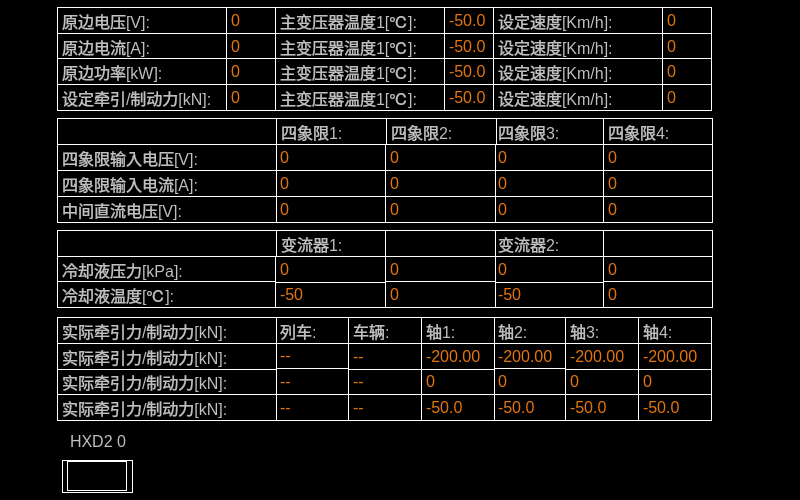
 <widget class="QWidget" name="MainData_DriverOutline">
  <property name="geometry">
   <rect>
    <x>0</x>
    <y>0</y>
    <width>800</width>
    <height>500</height>
   </rect>
  </property>
  <property name="windowTitle">
   <string>Form</string>
  </property>
  <property name="styleSheet">
   <string notr="true">QWidget
{
	background-color: black;
}
QLabel
{
	border:1px solid white;
	font:16px;
    color: rgb(192,192,192);
}

QPushButton
{
	font:16px;
    color: rgb(192,192,192);
	background-color: rgb(0, 0, 0);
	border-top: 2px solid white;	
	border-left: 2px solid white;


}</string>
  </property>
  <widget class="QLabel" name="label">
   <property name="geometry">
    <rect>
     <x>57</x>
     <y>7</y>
     <width>170</width>
     <height>27</height>
    </rect>
   </property>
   <property name="text">
    <string>原边电压[V]:</string>
   </property>
  </widget>
  <widget class="QLabel" name="label_2">
   <property name="geometry">
    <rect>
     <x>226</x>
     <y>7</y>
     <width>50</width>
     <height>27</height>
    </rect>
   </property>
   <property name="styleSheet">
    <string notr="true">QLabel
{
	border:1px solid white;
	font:16px;
    color: rgb(228, 117, 14);
}</string>
   </property>
   <property name="text">
    <string>0</string>
   </property>
  </widget>
  <widget class="QLabel" name="label_3">
   <property name="geometry">
    <rect>
     <x>275</x>
     <y>7</y>
     <width>170</width>
     <height>27</height>
    </rect>
   </property>
   <property name="text">
    <string>主变压器温度1[℃]:</string>
   </property>
  </widget>
  <widget class="QLabel" name="label_4">
   <property name="geometry">
    <rect>
     <x>444</x>
     <y>7</y>
     <width>50</width>
     <height>27</height>
    </rect>
   </property>
   <property name="styleSheet">
    <string notr="true">QLabel
{
	border:1px solid white;
	font:16px;
    color: rgb(228, 117, 14);
}</string>
   </property>
   <property name="text">
    <string>-50.0</string>
   </property>
  </widget>
  <widget class="QLabel" name="label_5">
   <property name="geometry">
    <rect>
     <x>493</x>
     <y>7</y>
     <width>170</width>
     <height>27</height>
    </rect>
   </property>
   <property name="text">
    <string>设定速度[Km/h]:</string>
   </property>
  </widget>
  <widget class="QLabel" name="label_6">
   <property name="geometry">
    <rect>
     <x>662</x>
     <y>7</y>
     <width>50</width>
     <height>27</height>
    </rect>
   </property>
   <property name="styleSheet">
    <string notr="true">QLabel
{
	border:1px solid white;
	font:16px;
    color: rgb(228, 117, 14);
}</string>
   </property>
   <property name="text">
    <string>0</string>
   </property>
  </widget>
  <widget class="QLabel" name="label_7">
   <property name="geometry">
    <rect>
     <x>662</x>
     <y>33</y>
     <width>50</width>
     <height>27</height>
    </rect>
   </property>
   <property name="styleSheet">
    <string notr="true">QLabel
{
	border:1px solid white;
	font:16px;
    color: rgb(228, 117, 14);
}</string>
   </property>
   <property name="text">
    <string>0</string>
   </property>
  </widget>
  <widget class="QLabel" name="label_8">
   <property name="geometry">
    <rect>
     <x>57</x>
     <y>33</y>
     <width>170</width>
     <height>27</height>
    </rect>
   </property>
   <property name="text">
    <string>原边电流[A]:</string>
   </property>
  </widget>
  <widget class="QLabel" name="label_9">
   <property name="geometry">
    <rect>
     <x>493</x>
     <y>33</y>
     <width>170</width>
     <height>27</height>
    </rect>
   </property>
   <property name="text">
    <string>设定速度[Km/h]:</string>
   </property>
  </widget>
  <widget class="QLabel" name="label_10">
   <property name="geometry">
    <rect>
     <x>226</x>
     <y>33</y>
     <width>50</width>
     <height>27</height>
    </rect>
   </property>
   <property name="styleSheet">
    <string notr="true">QLabel
{
	border:1px solid white;
	font:16px;
    color: rgb(228, 117, 14);
}</string>
   </property>
   <property name="text">
    <string>0</string>
   </property>
  </widget>
  <widget class="QLabel" name="label_11">
   <property name="geometry">
    <rect>
     <x>444</x>
     <y>33</y>
     <width>50</width>
     <height>27</height>
    </rect>
   </property>
   <property name="styleSheet">
    <string notr="true">QLabel
{
	border:1px solid white;
	font:16px;
    color: rgb(228, 117, 14);
}</string>
   </property>
   <property name="text">
    <string>-50.0</string>
   </property>
  </widget>
  <widget class="QLabel" name="label_12">
   <property name="geometry">
    <rect>
     <x>275</x>
     <y>33</y>
     <width>170</width>
     <height>27</height>
    </rect>
   </property>
   <property name="text">
    <string>主变压器温度1[℃]:</string>
   </property>
  </widget>
  <widget class="QLabel" name="label_13">
   <property name="geometry">
    <rect>
     <x>275</x>
     <y>84</y>
     <width>170</width>
     <height>27</height>
    </rect>
   </property>
   <property name="text">
    <string>主变压器温度1[℃]:</string>
   </property>
  </widget>
  <widget class="QLabel" name="label_14">
   <property name="geometry">
    <rect>
     <x>57</x>
     <y>58</y>
     <width>170</width>
     <height>27</height>
    </rect>
   </property>
   <property name="text">
    <string>原边功率[kW]:</string>
   </property>
  </widget>
  <widget class="QLabel" name="label_15">
   <property name="geometry">
    <rect>
     <x>493</x>
     <y>58</y>
     <width>170</width>
     <height>27</height>
    </rect>
   </property>
   <property name="text">
    <string>设定速度[Km/h]:</string>
   </property>
  </widget>
  <widget class="QLabel" name="label_16">
   <property name="geometry">
    <rect>
     <x>662</x>
     <y>84</y>
     <width>50</width>
     <height>27</height>
    </rect>
   </property>
   <property name="styleSheet">
    <string notr="true">QLabel
{
	border:1px solid white;
	font:16px;
    color: rgb(228, 117, 14);
}</string>
   </property>
   <property name="text">
    <string>0</string>
   </property>
  </widget>
  <widget class="QLabel" name="label_17">
   <property name="geometry">
    <rect>
     <x>57</x>
     <y>84</y>
     <width>170</width>
     <height>27</height>
    </rect>
   </property>
   <property name="text">
    <string>设定牵引/制动力[kN]:</string>
   </property>
  </widget>
  <widget class="QLabel" name="label_18">
   <property name="geometry">
    <rect>
     <x>226</x>
     <y>58</y>
     <width>50</width>
     <height>27</height>
    </rect>
   </property>
   <property name="styleSheet">
    <string notr="true">QLabel
{
	border:1px solid white;
	font:16px;
    color: rgb(228, 117, 14);
}</string>
   </property>
   <property name="text">
    <string>0</string>
   </property>
  </widget>
  <widget class="QLabel" name="label_19">
   <property name="geometry">
    <rect>
     <x>444</x>
     <y>58</y>
     <width>50</width>
     <height>27</height>
    </rect>
   </property>
   <property name="styleSheet">
    <string notr="true">QLabel
{
	border:1px solid white;
	font:16px;
    color: rgb(228, 117, 14);
}</string>
   </property>
   <property name="text">
    <string>-50.0</string>
   </property>
  </widget>
  <widget class="QLabel" name="label_20">
   <property name="geometry">
    <rect>
     <x>275</x>
     <y>58</y>
     <width>170</width>
     <height>27</height>
    </rect>
   </property>
   <property name="text">
    <string>主变压器温度1[℃]:</string>
   </property>
  </widget>
  <widget class="QLabel" name="label_21">
   <property name="geometry">
    <rect>
     <x>226</x>
     <y>84</y>
     <width>50</width>
     <height>27</height>
    </rect>
   </property>
   <property name="styleSheet">
    <string notr="true">QLabel
{
	border:1px solid white;
	font:16px;
    color: rgb(228, 117, 14);
}</string>
   </property>
   <property name="text">
    <string>0</string>
   </property>
  </widget>
  <widget class="QLabel" name="label_22">
   <property name="geometry">
    <rect>
     <x>444</x>
     <y>84</y>
     <width>50</width>
     <height>27</height>
    </rect>
   </property>
   <property name="styleSheet">
    <string notr="true">QLabel
{
	border:1px solid white;
	font:16px;
    color: rgb(228, 117, 14);
}</string>
   </property>
   <property name="text">
    <string>-50.0</string>
   </property>
  </widget>
  <widget class="QLabel" name="label_23">
   <property name="geometry">
    <rect>
     <x>662</x>
     <y>58</y>
     <width>50</width>
     <height>27</height>
    </rect>
   </property>
   <property name="styleSheet">
    <string notr="true">QLabel
{
	border:1px solid white;
	font:16px;
    color: rgb(228, 117, 14);
}</string>
   </property>
   <property name="text">
    <string>0</string>
   </property>
  </widget>
  <widget class="QLabel" name="label_24">
   <property name="geometry">
    <rect>
     <x>493</x>
     <y>84</y>
     <width>170</width>
     <height>27</height>
    </rect>
   </property>
   <property name="text">
    <string>设定速度[Km/h]:</string>
   </property>
  </widget>
  <widget class="QLabel" name="label_25">
   <property name="geometry">
    <rect>
     <x>493</x>
     <y>196</y>
     <width>111</width>
     <height>27</height>
    </rect>
   </property>
   <property name="styleSheet">
    <string notr="true">QLabel
{
	border:1px solid white;
	font:16px;
    color: rgb(228, 117, 14);
}</string>
   </property>
   <property name="text">
    <string>0</string>
   </property>
  </widget>
  <widget class="QLabel" name="label_26">
   <property name="geometry">
    <rect>
     <x>275</x>
     <y>170</y>
     <width>111</width>
     <height>27</height>
    </rect>
   </property>
   <property name="styleSheet">
    <string notr="true">QLabel
{
	border:1px solid white;
	font:16px;
    color: rgb(228, 117, 14);
}</string>
   </property>
   <property name="text">
    <string>0</string>
   </property>
  </widget>
  <widget class="QLabel" name="label_29">
   <property name="geometry">
    <rect>
     <x>385</x>
     <y>170</y>
     <width>111</width>
     <height>27</height>
    </rect>
   </property>
   <property name="styleSheet">
    <string notr="true">QLabel
{
	border:1px solid white;
	font:16px;
    color: rgb(228, 117, 14);
}</string>
   </property>
   <property name="text">
    <string>0</string>
   </property>
  </widget>
  <widget class="QLabel" name="label_32">
   <property name="geometry">
    <rect>
     <x>493</x>
     <y>144</y>
     <width>111</width>
     <height>27</height>
    </rect>
   </property>
   <property name="styleSheet">
    <string notr="true">QLabel
{
	border:1px solid white;
	font:16px;
    color: rgb(228, 117, 14);
}</string>
   </property>
   <property name="text">
    <string>0</string>
   </property>
  </widget>
  <widget class="QLabel" name="label_33">
   <property name="geometry">
    <rect>
     <x>385</x>
     <y>144</y>
     <width>111</width>
     <height>27</height>
    </rect>
   </property>
   <property name="styleSheet">
    <string notr="true">QLabel
{
	border:1px solid white;
	font:16px;
    color: rgb(228, 117, 14);
}</string>
   </property>
   <property name="text">
    <string>0</string>
   </property>
  </widget>
  <widget class="QLabel" name="label_34">
   <property name="geometry">
    <rect>
     <x>57</x>
     <y>170</y>
     <width>220</width>
     <height>27</height>
    </rect>
   </property>
   <property name="text">
    <string>四象限输入电流[A]:</string>
   </property>
  </widget>
  <widget class="QLabel" name="label_37">
   <property name="geometry">
    <rect>
     <x>493</x>
     <y>170</y>
     <width>111</width>
     <height>27</height>
    </rect>
   </property>
   <property name="styleSheet">
    <string notr="true">QLabel
{
	border:1px solid white;
	font:16px;
    color: rgb(228, 117, 14);
}</string>
   </property>
   <property name="text">
    <string>0</string>
   </property>
  </widget>
  <widget class="QLabel" name="label_38">
   <property name="geometry">
    <rect>
     <x>276</x>
     <y>118</y>
     <width>111</width>
     <height>27</height>
    </rect>
   </property>
   <property name="text">
    <string>四象限1:</string>
   </property>
  </widget>
  <widget class="QLabel" name="label_39">
   <property name="geometry">
    <rect>
     <x>385</x>
     <y>196</y>
     <width>111</width>
     <height>27</height>
    </rect>
   </property>
   <property name="styleSheet">
    <string notr="true">QLabel
{
	border:1px solid white;
	font:16px;
    color: rgb(228, 117, 14);
}</string>
   </property>
   <property name="text">
    <string>0</string>
   </property>
  </widget>
  <widget class="QLabel" name="label_41">
   <property name="geometry">
    <rect>
     <x>275</x>
     <y>196</y>
     <width>111</width>
     <height>27</height>
    </rect>
   </property>
   <property name="styleSheet">
    <string notr="true">QLabel
{
	border:1px solid white;
	font:16px;
    color: rgb(228, 117, 14);
}</string>
   </property>
   <property name="text">
    <string>0</string>
   </property>
  </widget>
  <widget class="QLabel" name="label_43">
   <property name="geometry">
    <rect>
     <x>57</x>
     <y>196</y>
     <width>220</width>
     <height>27</height>
    </rect>
   </property>
   <property name="text">
    <string>中间直流电压[V]:</string>
   </property>
  </widget>
  <widget class="QLabel" name="label_44">
   <property name="geometry">
    <rect>
     <x>275</x>
     <y>144</y>
     <width>111</width>
     <height>27</height>
    </rect>
   </property>
   <property name="styleSheet">
    <string notr="true">QLabel
{
	border:1px solid white;
	font:16px;
    color: rgb(228, 117, 14);
}</string>
   </property>
   <property name="text">
    <string>0</string>
   </property>
  </widget>
  <widget class="QLabel" name="label_45">
   <property name="geometry">
    <rect>
     <x>493</x>
     <y>118</y>
     <width>111</width>
     <height>27</height>
    </rect>
   </property>
   <property name="text">
    <string>四象限3:</string>
   </property>
  </widget>
  <widget class="QLabel" name="label_46">
   <property name="geometry">
    <rect>
     <x>57</x>
     <y>144</y>
     <width>220</width>
     <height>27</height>
    </rect>
   </property>
   <property name="text">
    <string>四象限输入电压[V]:</string>
   </property>
  </widget>
  <widget class="QLabel" name="label_47">
   <property name="geometry">
    <rect>
     <x>386</x>
     <y>118</y>
     <width>111</width>
     <height>27</height>
    </rect>
   </property>
   <property name="text">
    <string>四象限2:</string>
   </property>
  </widget>
  <widget class="QLabel" name="label_48">
   <property name="geometry">
    <rect>
     <x>57</x>
     <y>118</y>
     <width>220</width>
     <height>27</height>
    </rect>
   </property>
   <property name="text">
    <string/>
   </property>
  </widget>
  <widget class="QLabel" name="label_28">
   <property name="geometry">
    <rect>
     <x>603</x>
     <y>196</y>
     <width>110</width>
     <height>27</height>
    </rect>
   </property>
   <property name="styleSheet">
    <string notr="true">QLabel
{
	border:1px solid white;
	font:16px;
    color: rgb(228, 117, 14);
}</string>
   </property>
   <property name="text">
    <string>0</string>
   </property>
  </widget>
  <widget class="QLabel" name="label_36">
   <property name="geometry">
    <rect>
     <x>603</x>
     <y>144</y>
     <width>110</width>
     <height>27</height>
    </rect>
   </property>
   <property name="styleSheet">
    <string notr="true">QLabel
{
	border:1px solid white;
	font:16px;
    color: rgb(228, 117, 14);
}</string>
   </property>
   <property name="text">
    <string>0</string>
   </property>
  </widget>
  <widget class="QLabel" name="label_49">
   <property name="geometry">
    <rect>
     <x>603</x>
     <y>118</y>
     <width>110</width>
     <height>27</height>
    </rect>
   </property>
   <property name="text">
    <string>四象限4:</string>
   </property>
  </widget>
  <widget class="QLabel" name="label_50">
   <property name="geometry">
    <rect>
     <x>603</x>
     <y>170</y>
     <width>110</width>
     <height>27</height>
    </rect>
   </property>
   <property name="styleSheet">
    <string notr="true">QLabel
{
	border:1px solid white;
	font:16px;
    color: rgb(228, 117, 14);
}</string>
   </property>
   <property name="text">
    <string>0</string>
   </property>
  </widget>
  <widget class="QLabel" name="label_35">
   <property name="geometry">
    <rect>
     <x>385</x>
     <y>256</y>
     <width>111</width>
     <height>27</height>
    </rect>
   </property>
   <property name="styleSheet">
    <string notr="true">QLabel
{
	border:1px solid white;
	font:16px;
    color: rgb(228, 117, 14);
}</string>
   </property>
   <property name="text">
    <string>0</string>
   </property>
  </widget>
  <widget class="QLabel" name="label_40">
   <property name="geometry">
    <rect>
     <x>603</x>
     <y>256</y>
     <width>110</width>
     <height>27</height>
    </rect>
   </property>
   <property name="styleSheet">
    <string notr="true">QLabel
{
	border:1px solid white;
	font:16px;
    color: rgb(228, 117, 14);
}</string>
   </property>
   <property name="text">
    <string>0</string>
   </property>
  </widget>
  <widget class="QLabel" name="label_51">
   <property name="geometry">
    <rect>
     <x>276</x>
     <y>230</y>
     <width>111</width>
     <height>27</height>
    </rect>
   </property>
   <property name="text">
    <string>变流器1:</string>
   </property>
  </widget>
  <widget class="QLabel" name="label_52">
   <property name="geometry">
    <rect>
     <x>493</x>
     <y>281</y>
     <width>111</width>
     <height>27</height>
    </rect>
   </property>
   <property name="styleSheet">
    <string notr="true">QLabel
{
	border:1px solid white;
	font:16px;
    color: rgb(228, 117, 14);
}</string>
   </property>
   <property name="text">
    <string>-50</string>
   </property>
  </widget>
  <widget class="QLabel" name="label_30">
   <property name="geometry">
    <rect>
     <x>385</x>
     <y>281</y>
     <width>111</width>
     <height>27</height>
    </rect>
   </property>
   <property name="styleSheet">
    <string notr="true">QLabel
{
	border:1px solid white;
	font:16px;
    color: rgb(228, 117, 14);
}</string>
   </property>
   <property name="text">
    <string>0</string>
   </property>
  </widget>
  <widget class="QLabel" name="label_53">
   <property name="geometry">
    <rect>
     <x>275</x>
     <y>256</y>
     <width>111</width>
     <height>27</height>
    </rect>
   </property>
   <property name="styleSheet">
    <string notr="true">QLabel
{
	border:1px solid white;
	font:16px;
    color: rgb(228, 117, 14);
}</string>
   </property>
   <property name="text">
    <string>0</string>
   </property>
  </widget>
  <widget class="QLabel" name="label_54">
   <property name="geometry">
    <rect>
     <x>57</x>
     <y>256</y>
     <width>220</width>
     <height>27</height>
    </rect>
   </property>
   <property name="text">
    <string>冷却液压力[kPa]:</string>
   </property>
  </widget>
  <widget class="QLabel" name="label_55">
   <property name="geometry">
    <rect>
     <x>57</x>
     <y>281</y>
     <width>220</width>
     <height>27</height>
    </rect>
   </property>
   <property name="text">
    <string>冷却液温度[℃]:</string>
   </property>
  </widget>
  <widget class="QLabel" name="label_56">
   <property name="geometry">
    <rect>
     <x>493</x>
     <y>230</y>
     <width>111</width>
     <height>27</height>
    </rect>
   </property>
   <property name="text">
    <string>变流器2:</string>
   </property>
  </widget>
  <widget class="QLabel" name="label_31">
   <property name="geometry">
    <rect>
     <x>275</x>
     <y>281</y>
     <width>111</width>
     <height>27</height>
    </rect>
   </property>
   <property name="styleSheet">
    <string notr="true">QLabel
{
	border:1px solid white;
	font:16px;
    color: rgb(228, 117, 14);
}</string>
   </property>
   <property name="text">
    <string>-50</string>
   </property>
  </widget>
  <widget class="QLabel" name="label_57">
   <property name="geometry">
    <rect>
     <x>493</x>
     <y>256</y>
     <width>111</width>
     <height>27</height>
    </rect>
   </property>
   <property name="styleSheet">
    <string notr="true">QLabel
{
	border:1px solid white;
	font:16px;
    color: rgb(228, 117, 14);
}</string>
   </property>
   <property name="text">
    <string>0</string>
   </property>
  </widget>
  <widget class="QLabel" name="label_59">
   <property name="geometry">
    <rect>
     <x>603</x>
     <y>281</y>
     <width>110</width>
     <height>27</height>
    </rect>
   </property>
   <property name="styleSheet">
    <string notr="true">QLabel
{
	border:1px solid white;
	font:16px;
    color: rgb(228, 117, 14);
}</string>
   </property>
   <property name="text">
    <string>0</string>
   </property>
  </widget>
  <widget class="QLabel" name="label_60">
   <property name="geometry">
    <rect>
     <x>603</x>
     <y>230</y>
     <width>110</width>
     <height>27</height>
    </rect>
   </property>
   <property name="text">
    <string/>
   </property>
  </widget>
  <widget class="QLabel" name="label_63">
   <property name="geometry">
    <rect>
     <x>57</x>
     <y>230</y>
     <width>220</width>
     <height>27</height>
    </rect>
   </property>
   <property name="text">
    <string/>
   </property>
  </widget>
  <widget class="QLabel" name="label_64">
   <property name="geometry">
    <rect>
     <x>385</x>
     <y>230</y>
     <width>111</width>
     <height>27</height>
    </rect>
   </property>
   <property name="text">
    <string/>
   </property>
  </widget>
  <widget class="QLabel" name="label_65">
   <property name="geometry">
    <rect>
     <x>348</x>
     <y>368</y>
     <width>74</width>
     <height>27</height>
    </rect>
   </property>
   <property name="styleSheet">
    <string notr="true">QLabel
{
	border:1px solid white;
	font:16px;
    color: rgb(228, 117, 14);
}</string>
   </property>
   <property name="text">
    <string>--</string>
   </property>
  </widget>
  <widget class="QLabel" name="label_66">
   <property name="geometry">
    <rect>
     <x>348</x>
     <y>317</y>
     <width>74</width>
     <height>27</height>
    </rect>
   </property>
   <property name="text">
    <string>车辆:</string>
   </property>
  </widget>
  <widget class="QLabel" name="label_67">
   <property name="geometry">
    <rect>
     <x>57</x>
     <y>368</y>
     <width>220</width>
     <height>27</height>
    </rect>
   </property>
   <property name="text">
    <string>实际牵引力/制动力[kN]:</string>
   </property>
  </widget>
  <widget class="QLabel" name="label_68">
   <property name="geometry">
    <rect>
     <x>57</x>
     <y>394</y>
     <width>220</width>
     <height>27</height>
    </rect>
   </property>
   <property name="text">
    <string>实际牵引力/制动力[kN]:</string>
   </property>
  </widget>
  <widget class="QLabel" name="label_69">
   <property name="geometry">
    <rect>
     <x>275</x>
     <y>317</y>
     <width>74</width>
     <height>27</height>
    </rect>
   </property>
   <property name="text">
    <string>列车:</string>
   </property>
  </widget>
  <widget class="QLabel" name="label_70">
   <property name="geometry">
    <rect>
     <x>348</x>
     <y>343</y>
     <width>74</width>
     <height>27</height>
    </rect>
   </property>
   <property name="styleSheet">
    <string notr="true">QLabel
{
	border:1px solid white;
	font:16px;
    color: rgb(228, 117, 14);
}</string>
   </property>
   <property name="text">
    <string>--</string>
   </property>
  </widget>
  <widget class="QLabel" name="label_71">
   <property name="geometry">
    <rect>
     <x>57</x>
     <y>343</y>
     <width>220</width>
     <height>27</height>
    </rect>
   </property>
   <property name="text">
    <string>实际牵引力/制动力[kN]:</string>
   </property>
  </widget>
  <widget class="QLabel" name="label_72">
   <property name="geometry">
    <rect>
     <x>62</x>
     <y>460</y>
     <width>71</width>
     <height>33</height>
    </rect>
   </property>
   <property name="styleSheet">
    <string notr="true">QLabel
{
	border:1px solid white;
	font:16px;
    color: rgb(228, 117, 14);
}</string>
   </property>
   <property name="text">
    <string/>
   </property>
  </widget>
  <widget class="QLabel" name="label_73">
   <property name="geometry">
    <rect>
     <x>565</x>
     <y>317</y>
     <width>74</width>
     <height>27</height>
    </rect>
   </property>
   <property name="text">
    <string>轴3:</string>
   </property>
  </widget>
  <widget class="QLabel" name="label_74">
   <property name="geometry">
    <rect>
     <x>348</x>
     <y>394</y>
     <width>74</width>
     <height>27</height>
    </rect>
   </property>
   <property name="styleSheet">
    <string notr="true">QLabel
{
	border:1px solid white;
	font:16px;
    color: rgb(228, 117, 14);
}</string>
   </property>
   <property name="text">
    <string>--</string>
   </property>
  </widget>
  <widget class="QLabel" name="label_75">
   <property name="geometry">
    <rect>
     <x>57</x>
     <y>317</y>
     <width>220</width>
     <height>27</height>
    </rect>
   </property>
   <property name="text">
    <string>实际牵引力/制动力[kN]:</string>
   </property>
  </widget>
  <widget class="QLabel" name="label_76">
   <property name="geometry">
    <rect>
     <x>493</x>
     <y>343</y>
     <width>74</width>
     <height>27</height>
    </rect>
   </property>
   <property name="styleSheet">
    <string notr="true">QLabel
{
	border:1px solid white;
	font:16px;
    color: rgb(228, 117, 14);
}</string>
   </property>
   <property name="text">
    <string>-200.00</string>
   </property>
  </widget>
  <widget class="QLabel" name="label_77">
   <property name="geometry">
    <rect>
     <x>493</x>
     <y>394</y>
     <width>74</width>
     <height>27</height>
    </rect>
   </property>
   <property name="styleSheet">
    <string notr="true">QLabel
{
	border:1px solid white;
	font:16px;
    color: rgb(228, 117, 14);
}</string>
   </property>
   <property name="text">
    <string>-50.0</string>
   </property>
  </widget>
  <widget class="QLabel" name="label_78">
   <property name="geometry">
    <rect>
     <x>275</x>
     <y>394</y>
     <width>74</width>
     <height>27</height>
    </rect>
   </property>
   <property name="styleSheet">
    <string notr="true">QLabel
{
	border:1px solid white;
	font:16px;
    color: rgb(228, 117, 14);
}</string>
   </property>
   <property name="text">
    <string>--</string>
   </property>
  </widget>
  <widget class="QLabel" name="label_79">
   <property name="geometry">
    <rect>
     <x>493</x>
     <y>317</y>
     <width>74</width>
     <height>27</height>
    </rect>
   </property>
   <property name="text">
    <string>轴2:</string>
   </property>
  </widget>
  <widget class="QLabel" name="label_80">
   <property name="geometry">
    <rect>
     <x>565</x>
     <y>343</y>
     <width>74</width>
     <height>27</height>
    </rect>
   </property>
   <property name="styleSheet">
    <string notr="true">QLabel
{
	border:1px solid white;
	font:16px;
    color: rgb(228, 117, 14);
}</string>
   </property>
   <property name="text">
    <string>-200.00</string>
   </property>
  </widget>
  <widget class="QLabel" name="label_81">
   <property name="geometry">
    <rect>
     <x>565</x>
     <y>368</y>
     <width>74</width>
     <height>27</height>
    </rect>
   </property>
   <property name="styleSheet">
    <string notr="true">QLabel
{
	border:1px solid white;
	font:16px;
    color: rgb(228, 117, 14);
}</string>
   </property>
   <property name="text">
    <string>0</string>
   </property>
  </widget>
  <widget class="QLabel" name="label_82">
   <property name="geometry">
    <rect>
     <x>565</x>
     <y>394</y>
     <width>74</width>
     <height>27</height>
    </rect>
   </property>
   <property name="styleSheet">
    <string notr="true">QLabel
{
	border:1px solid white;
	font:16px;
    color: rgb(228, 117, 14);
}</string>
   </property>
   <property name="text">
    <string>-50.0</string>
   </property>
  </widget>
  <widget class="QLabel" name="label_83">
   <property name="geometry">
    <rect>
     <x>493</x>
     <y>368</y>
     <width>74</width>
     <height>27</height>
    </rect>
   </property>
   <property name="styleSheet">
    <string notr="true">QLabel
{
	border:1px solid white;
	font:16px;
    color: rgb(228, 117, 14);
}</string>
   </property>
   <property name="text">
    <string>0</string>
   </property>
  </widget>
  <widget class="QLabel" name="label_84">
   <property name="geometry">
    <rect>
     <x>275</x>
     <y>368</y>
     <width>74</width>
     <height>27</height>
    </rect>
   </property>
   <property name="styleSheet">
    <string notr="true">QLabel
{
	border:1px solid white;
	font:16px;
    color: rgb(228, 117, 14);
}</string>
   </property>
   <property name="text">
    <string>--</string>
   </property>
  </widget>
  <widget class="QLabel" name="LBLCode">
   <property name="geometry">
    <rect>
     <x>70</x>
     <y>430</y>
     <width>67</width>
     <height>22</height>
    </rect>
   </property>
   <property name="styleSheet">
    <string notr="true">QLabel
{
	border:0px solid white;
}</string>
   </property>
   <property name="text">
    <string>HXD2 0</string>
   </property>
  </widget>
  <widget class="QLabel" name="LBLCode_2">
   <property name="geometry">
    <rect>
     <x>67</x>
     <y>461</y>
     <width>60</width>
     <height>30</height>
    </rect>
   </property>
   <property name="styleSheet">
    <string notr="true">border-image: url(:/images/images/TrainLogo.png);
</string>
   </property>
   <property name="text">
    <string/>
   </property>
  </widget>
  <widget class="QLabel" name="label_85">
   <property name="geometry">
    <rect>
     <x>275</x>
     <y>342</y>
     <width>74</width>
     <height>27</height>
    </rect>
   </property>
   <property name="styleSheet">
    <string notr="true">QLabel
{
	border:1px solid white;
	font:16px;
    color: rgb(228, 117, 14);
}</string>
   </property>
   <property name="text">
    <string>--</string>
   </property>
  </widget>
  <widget class="QLabel" name="label_86">
   <property name="geometry">
    <rect>
     <x>421</x>
     <y>394</y>
     <width>74</width>
     <height>27</height>
    </rect>
   </property>
   <property name="styleSheet">
    <string notr="true">QLabel
{
	border:1px solid white;
	font:16px;
    color: rgb(228, 117, 14);
}</string>
   </property>
   <property name="text">
    <string>-50.0</string>
   </property>
  </widget>
  <widget class="QLabel" name="label_87">
   <property name="geometry">
    <rect>
     <x>421</x>
     <y>368</y>
     <width>74</width>
     <height>27</height>
    </rect>
   </property>
   <property name="styleSheet">
    <string notr="true">QLabel
{
	border:1px solid white;
	font:16px;
    color: rgb(228, 117, 14);
}</string>
   </property>
   <property name="text">
    <string>0</string>
   </property>
  </widget>
  <widget class="QLabel" name="label_88">
   <property name="geometry">
    <rect>
     <x>421</x>
     <y>343</y>
     <width>74</width>
     <height>27</height>
    </rect>
   </property>
   <property name="styleSheet">
    <string notr="true">QLabel
{
	border:1px solid white;
	font:16px;
    color: rgb(228, 117, 14);
}</string>
   </property>
   <property name="text">
    <string>-200.00</string>
   </property>
  </widget>
  <widget class="QLabel" name="label_89">
   <property name="geometry">
    <rect>
     <x>421</x>
     <y>317</y>
     <width>74</width>
     <height>27</height>
    </rect>
   </property>
   <property name="text">
    <string>轴1:</string>
   </property>
  </widget>
  <widget class="QLabel" name="label_90">
   <property name="geometry">
    <rect>
     <x>638</x>
     <y>394</y>
     <width>74</width>
     <height>27</height>
    </rect>
   </property>
   <property name="styleSheet">
    <string notr="true">QLabel
{
	border:1px solid white;
	font:16px;
    color: rgb(228, 117, 14);
}</string>
   </property>
   <property name="text">
    <string>-50.0</string>
   </property>
  </widget>
  <widget class="QLabel" name="label_91">
   <property name="geometry">
    <rect>
     <x>638</x>
     <y>368</y>
     <width>74</width>
     <height>27</height>
    </rect>
   </property>
   <property name="styleSheet">
    <string notr="true">QLabel
{
	border:1px solid white;
	font:16px;
    color: rgb(228, 117, 14);
}</string>
   </property>
   <property name="text">
    <string>0</string>
   </property>
  </widget>
  <widget class="QLabel" name="label_92">
   <property name="geometry">
    <rect>
     <x>638</x>
     <y>317</y>
     <width>74</width>
     <height>27</height>
    </rect>
   </property>
   <property name="text">
    <string>轴4:</string>
   </property>
  </widget>
  <widget class="QLabel" name="label_93">
   <property name="geometry">
    <rect>
     <x>638</x>
     <y>343</y>
     <width>74</width>
     <height>27</height>
    </rect>
   </property>
   <property name="styleSheet">
    <string notr="true">QLabel
{
	border:1px solid white;
	font:16px;
    color: rgb(228, 117, 14);
}</string>
   </property>
   <property name="text">
    <string>-200.00</string>
   </property>
  </widget>
  <zorder>label_85</zorder>
  <zorder>label_78</zorder>
  <zorder>label_69</zorder>
  <zorder>label_84</zorder>
  <zorder>label</zorder>
  <zorder>label_2</zorder>
  <zorder>label_3</zorder>
  <zorder>label_4</zorder>
  <zorder>label_5</zorder>
  <zorder>label_6</zorder>
  <zorder>label_7</zorder>
  <zorder>label_8</zorder>
  <zorder>label_9</zorder>
  <zorder>label_10</zorder>
  <zorder>label_11</zorder>
  <zorder>label_12</zorder>
  <zorder>label_13</zorder>
  <zorder>label_14</zorder>
  <zorder>label_15</zorder>
  <zorder>label_16</zorder>
  <zorder>label_17</zorder>
  <zorder>label_18</zorder>
  <zorder>label_19</zorder>
  <zorder>label_20</zorder>
  <zorder>label_21</zorder>
  <zorder>label_22</zorder>
  <zorder>label_23</zorder>
  <zorder>label_24</zorder>
  <zorder>label_25</zorder>
  <zorder>label_26</zorder>
  <zorder>label_32</zorder>
  <zorder>label_34</zorder>
  <zorder>label_37</zorder>
  <zorder>label_38</zorder>
  <zorder>label_41</zorder>
  <zorder>label_43</zorder>
  <zorder>label_44</zorder>
  <zorder>label_45</zorder>
  <zorder>label_46</zorder>
  <zorder>label_48</zorder>
  <zorder>label_28</zorder>
  <zorder>label_36</zorder>
  <zorder>label_49</zorder>
  <zorder>label_50</zorder>
  <zorder>label_47</zorder>
  <zorder>label_29</zorder>
  <zorder>label_39</zorder>
  <zorder>label_33</zorder>
  <zorder>label_40</zorder>
  <zorder>label_52</zorder>
  <zorder>label_56</zorder>
  <zorder>label_57</zorder>
  <zorder>label_59</zorder>
  <zorder>label_60</zorder>
  <zorder>label_54</zorder>
  <zorder>label_55</zorder>
  <zorder>label_63</zorder>
  <zorder>label_51</zorder>
  <zorder>label_31</zorder>
  <zorder>label_53</zorder>
  <zorder>label_64</zorder>
  <zorder>label_35</zorder>
  <zorder>label_30</zorder>
  <zorder>label_65</zorder>
  <zorder>label_66</zorder>
  <zorder>label_67</zorder>
  <zorder>label_68</zorder>
  <zorder>label_70</zorder>
  <zorder>label_71</zorder>
  <zorder>label_74</zorder>
  <zorder>label_75</zorder>
  <zorder>label_76</zorder>
  <zorder>label_77</zorder>
  <zorder>label_79</zorder>
  <zorder>label_83</zorder>
  <zorder>LBLCode</zorder>
  <zorder>label_72</zorder>
  <zorder>LBLCode_2</zorder>
  <zorder>label_86</zorder>
  <zorder>label_87</zorder>
  <zorder>label_88</zorder>
  <zorder>label_89</zorder>
  <zorder>label_81</zorder>
  <zorder>label_82</zorder>
  <zorder>label_73</zorder>
  <zorder>label_80</zorder>
  <zorder>label_91</zorder>
  <zorder>label_90</zorder>
  <zorder>label_93</zorder>
  <zorder>label_92</zorder>
 </widget>
